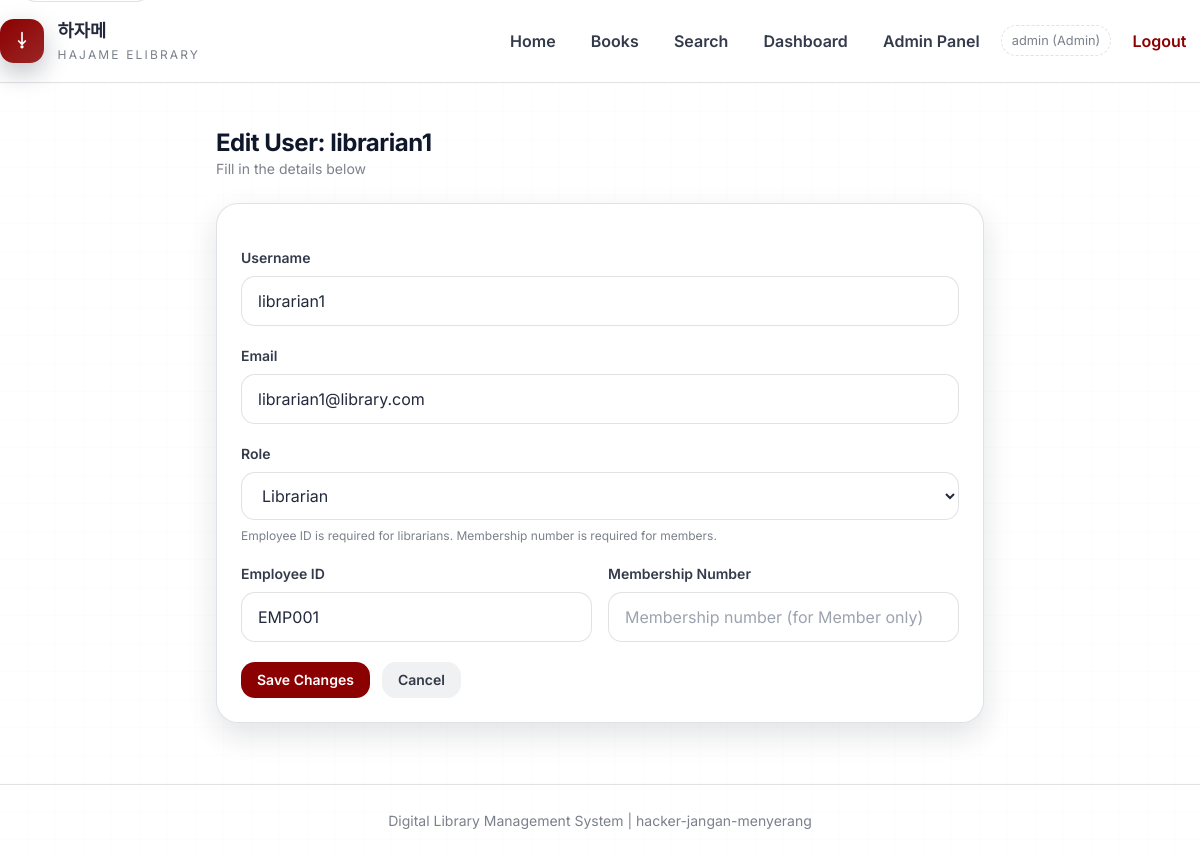
The app's page /admin-panel/users/2/edit/ (signed in) with its own data.
### main/models.py (models this page shows, shortened)
class User(AbstractUser):
    class Role(models.TextChoices):
        MEMBER = 'member', 'Member'
        LIBRARIAN = 'librarian', 'Librarian'
        ADMIN = 'admin', 'Admin'
    role = models.CharField(
        max_length=20,
        choices=Role.choices,
        default=Role.MEMBER
    )
    employee_id = models.CharField(
        max_length=50,
        blank=True,
        null=True,
        help_text="Employee ID for Librarian role"
    )
    membership_number = models.CharField(
        max_length=50,
        blank=True,
        null=True,
        help_text="Membership number for Member role"
    )
    class Meta:
        db_table = 'users'

### main/admin_views.py (the view)
# urls.py: path('admin-panel/users/<int:user_id>/edit/', admin_views.user_edit, name='user_edit'),
@role_required('admin')
@require_http_methods(["GET", "POST"])
def user_edit(request, user_id):
    target_user = get_object_or_404(User, id=user_id)
    is_self = target_user.id == request.user.id
    if request.method == 'POST':
        form = AdminUserEditForm(request.POST, user_instance=target_user)
        if form.is_valid():
            new_role = form.cleaned_data['role']
            if is_self and new_role != 'admin':
                messages.error(request, 'You cannot change your own role to non-admin.')
                return redirect('main:user_edit', user_id=target_user.id)
            old_username = target_user.username
            old_role = target_user.role
            target_user.username = form.cleaned_data['username']
            target_user.email = form.cleaned_data['email']
            target_user.role = new_role
            target_user.employee_id = form.cleaned_data.get('employee_id') or None
            target_user.membership_number = form.cleaned_data.get('membership_number') or None
            target_user.save(update_fields=[
                'username', 'email', 'role', 'employee_id', 'membership_number',
            ])
            create_audit_log(
                'user_edited',
                request.user,
                (
                    f'Edited user {old_username} (id={target_user.id}); '
                    f'role {old_role}->{target_user.role}.'
                ),
            )
            messages.success(request, f'User {target_user.username} updated successfully.')
            return redirect('main:user_detail', user_id=target_user.id)
    else:
        form = AdminUserEditForm(user_instance=target_user)
    return render(request, 'main/admin_user_form.html', {
        'form': form,
        'form_title': f'Edit User: {target_user.username}',
        'submit_label': 'Save Changes',
    })

### main/templates/main/admin_user_form.html (shortened to what this page needs)
{% extends 'main/base.html' %}
{% block content %}
<div class="max-w-3xl mx-auto space-y-6">
    <div>
        <h2 class="text-2xl font-bold text-slate-900">{{ form_title }}</h2>
        <p class="text-sm text-slate-500">Fill in the details below</p>
    </div>
    <div class="bg-white border border-slate-200 rounded-2xl shadow-sm p-6">
        <form method="post" class="space-y-5">
            <div>
                <label class="block text-sm font-semibold text-slate-700 mb-2">Username</label>
                {{ form.username }}
            </div>
            <div>
                <label class="block text-sm font-semibold text-slate-700 mb-2">Email</label>
                {{ form.email }}
            </div>
            <div>
                <label class="block text-sm font-semibold text-slate-700 mb-2">Role</label>
                {{ form.role }}
                <p class="text-xs text-slate-500 mt-2">Employee ID is required for librarians. Membership number is required for members.</p>
            </div>
            <div class="grid grid-cols-1 md:grid-cols-2 gap-4">
                <div>
                    <label class="block text-sm font-semibold text-slate-700 mb-2">Employee ID</label>
                    {{ form.employee_id }}
                </div>
                <div>
                    <label class="block text-sm font-semibold text-slate-700 mb-2">Membership Number</label>
                    {{ form.membership_number }}
                </div>
            </div>
            <div class="flex items-center gap-3">
                <button type="submit" class="px-4 py-2 bg-red-800 text-white text-sm font-semibold rounded-lg hover:bg-red-900 transition-colors">
                    {{ submit_label }}
                </button>
                <a href="{% url 'main:user_list' %}" class="px-4 py-2 bg-slate-200 text-slate-700 text-sm font-semibold rounded-lg hover:bg-slate-300 transition-colors">
                    Cancel
                </a>
            </div>
        </form>
    </div>
</div>
{% endblock %}

### main/templates/main/base.html (shortened to what this page needs)
{% load static %}
<!DOCTYPE html>
<html lang="en">
<head>
    <script src="https://cdn.tailwindcss.com"></script>
    <link rel="stylesheet" href="{% static 'css/style.css' %}">
</head>
<body class="app-shell bg-white text-slate-800 min-h-screen flex flex-col">
    <header class="site-header">
        <div class="container-custom header-row">
            <a href="{% url 'main:landing' %}" class="brand-link">
                <span class="brand-mark" aria-hidden="true">
                    <svg viewBox="0 0 24 24" class="w-4 h-4 text-white" fill="none" stroke="currentColor" stroke-width="2">
                        <path d="M12 2L12 16M12 16L8 12M12 16L16 12" stroke-linecap="round" stroke-linejoin="round"></path>
                        <circle cx="12" cy="19" r="1"></circle>
                    </svg>
                </span>
                <span class="brand-text">
                    <span class="brand-title">하자메</span>
                    <span class="brand-sub">Hajame eLibrary</span>
                </span>
            </a>
            <nav class="site-nav">
                <a href="{% url 'main:landing' %}" class="nav-link">Home</a>
                <a href="{% url 'main:book_list' %}" class="nav-link">Books</a>
                <a href="{% url 'main:search_books' %}" class="nav-link">Search</a>
                {% if user.is_authenticated %}
                    {% if user.role == 'member' %}
                        <a href="{% url 'main:member_dashboard' %}" class="nav-link">Dashboard</a>
                        <a href="{% url 'main:borrow_history' %}" class="nav-link">My History</a>
                    {% elif user.role == 'librarian' %}
                        <a href="{% url 'main:librarian_dashboard' %}" class="nav-link">Dashboard</a>
                        <a href="{% url 'main:book_management_list' %}" class="nav-link">Books</a>
                        <a href="{% url 'main:category_list' %}" class="nav-link">Categories</a>
                        <a href="{% url 'main:generate_report' %}" class="nav-link">Report</a>
                    {% elif user.role == 'admin' %}
                        <a href="{% url 'main:admin_dashboard' %}" class="nav-link">Dashboard</a>
                        <a href="{% url 'main:lockout_admin' %}" class="nav-link">Admin Panel</a>
                    {% endif %}
                    <span class="nav-meta">{{ user.username }} ({{ user.get_role_display }})</span>
                    <a href="{% url 'main:logout' %}" class="nav-link nav-ghost">Logout</a>
                {% else %}
                    <a href="{% url 'main:login' %}" class="nav-cta">Login</a>
                {% endif %}
            </nav>
        </div>
    </header>
    <main id="main-content" class="site-main flex-1">
        <div class="container-custom">
            {% block content %}{% endblock %}
        </div>
    </main>
    <footer class="site-footer">
        <div class="container-custom text-center text-sm">
            <p>Digital Library Management System | hacker-jangan-menyerang</p>
        </div>
    </footer>
</body>
</html>

### records on screen
User: username "admin", role "Admin"
User: username "librarian1", email "librarian1@library.com", role "Librarian", employee_id "EMP001"

### other values on screen
{{ submit_label }} "Save Changes"
